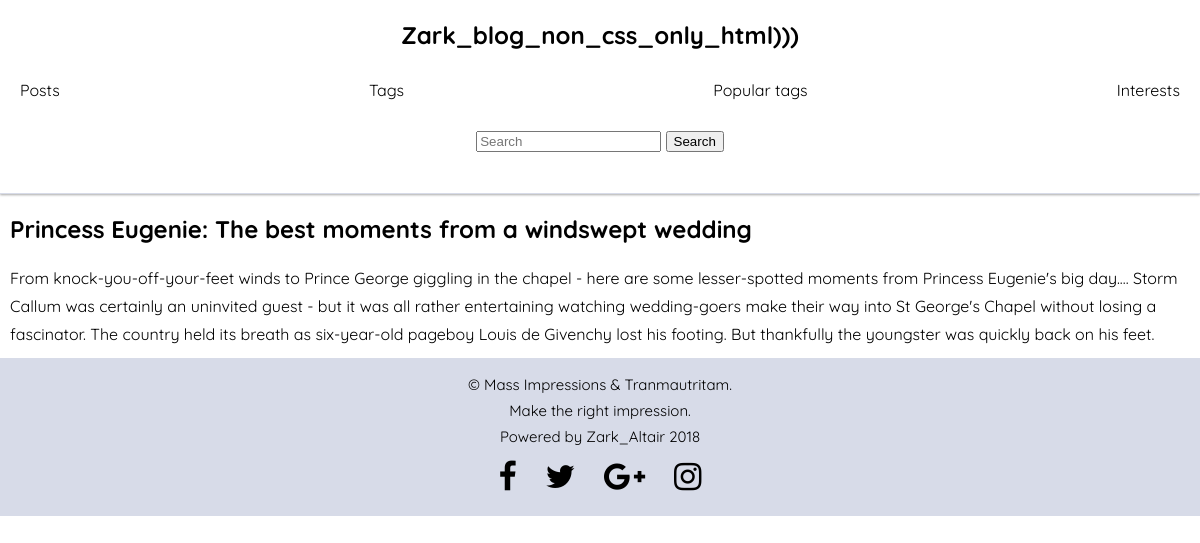
Screenshot of /blog/post/princess-eugenie-the-best-moments-from-a-windswept-wedding-1539370771/ with the database file from the repository.
### blog/models.py (models this page shows, shortened)
class Post(models.Model):
	title = models.CharField(max_length=150, db_index=True)
	slug = models.SlugField(max_length=150, blank=True, unique=True)
	body = models.TextField(blank=True, db_index=True)
	tags = models.ManyToManyField('Tag', blank=True, related_name='posts')
	date_pub = models.DateTimeField(auto_now_add=True)
	class Meta:
		ordering = ['-date_pub']

### blog/views.py (the view)
# urls.py: path('post/<str:slug>/', PostDetail.as_view(), name='post_detail_url'),
class PostDetail(ObjectDetailMixin, View):
	model = Post
	template = 'blog/post_detail.html'

### blog/utils.py (called while the page is built)
	def get(self, request, slug):
		obj = get_object_or_404(self.model, slug__iexact=slug)
		return render(request, self.template, context={self.model.__name__.lower(): obj, 'admin_object': obj, 'detail': True})

### blog/templates/blog/post_detail.html (shortened to what this page needs)
<div class="content">
	{% extends 'blog/base_blog.html' %}
	{% block content %}
			<h2>
				{{ post.title }}
			</h2>
			<div class="post">
				{{ post.body }}
			</div>
	{% endblock %}

### static/css/styles.css (style rules this page uses)
body { height: 100%; font-family: 'Quicksand', sans-serif; margin: 0; padding: 0; }
.offset h2 { margin-left: 10px; }
.content { display: flex; flex-direction: column; }
.post { margin: 10px; line-height: 1.75em; }

### rows the page displays
Post: title "Princess Eugenie: The best moments from a windswept wedding", body "From knock-you-off-your-feet winds to Prince George giggling in the chapel - here are some lesser-spotted moments from Princess Eugenie's big day.... Storm Callum was certainly an uninvited guest - but it was all rather entertaining watching wedding-goers make their way into St George's Chapel without losing a fascinator. The country held its breath as six-year-old pageboy Louis de Givenchy lost his footing. But thankfully the youngster was quickly back on his feet."
